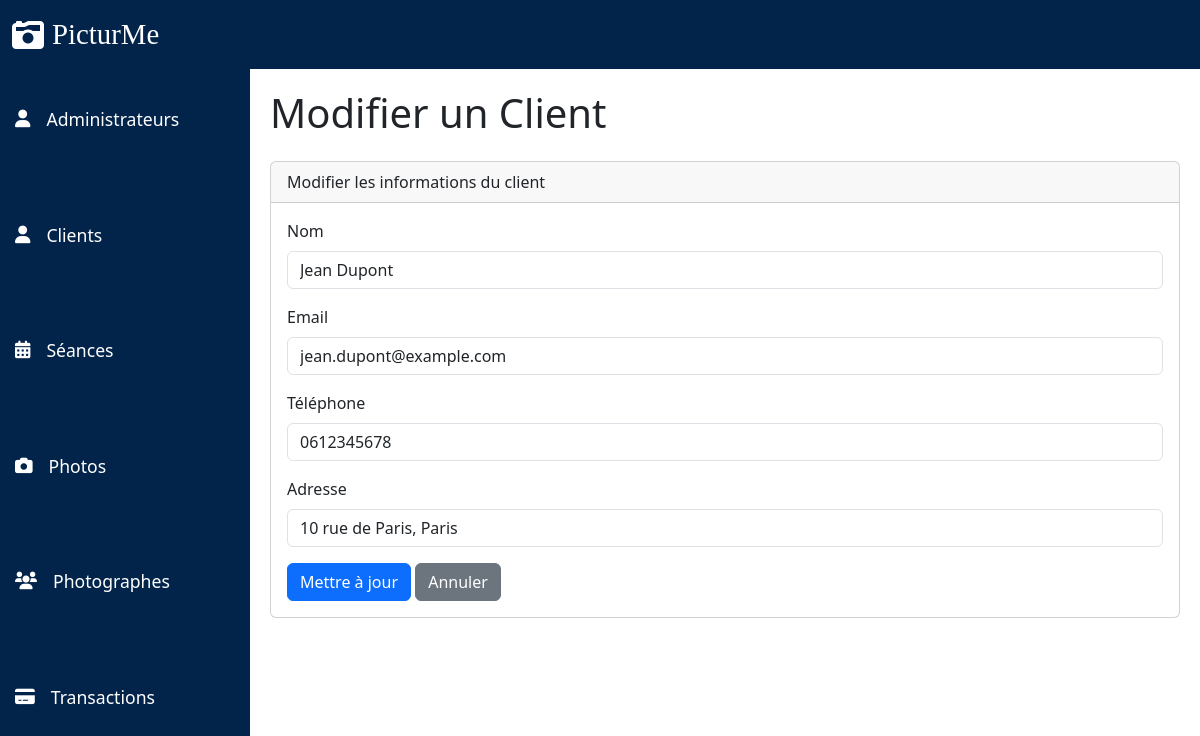
Screenshot of /pages/dashboard/edit_client.php?id=1 with the database file from the repository.
### tables this page shows
CREATE TABLE Client (
                        id_client INT PRIMARY KEY AUTO_INCREMENT,
                        nom VARCHAR(100) NOT NULL,
                        email VARCHAR(100) NOT NULL,
                        telephone VARCHAR(15),
                        adresse TEXT
);

### public/pages/dashboard/edit_client.php (the view, shortened to what this page needs)
<?php
include "../../login/connexion_bdd.php";
if (isset($_GET['id'])) {
    $id_client = $_GET['id'];
    $sql = "SELECT * FROM Client WHERE id_client = '$id_client'";
    $result = mysqli_query($conn, $sql);
    $client = mysqli_fetch_assoc($result);
} else {
    echo "<script>alert('Aucun client spécifié.'); window.location.href = 'clients.php';</script>";
    exit();
}
?>
<?php
include "../../composants/header.php";
include "../../composants/sidebar.php";
include "../../composants/navbar.php";
?>
<div class="content">
    <h1 class="mb-4">Modifier un Client</h1>
    <div class="card">
        <div class="card-header">Modifier les informations du client</div>
        <div class="card-body">
            <form action="edit_client.php?id=<?php echo $id_client; ?>" method="post">
                <div class="mb-3">
                    <label for="nom" class="form-label">Nom</label>
                    <input type="text" id="nom" name="nom" class="form-control" value="<?php echo $client['nom']; ?>" required>
                </div>
                <div class="mb-3">
                    <label for="email" class="form-label">Email</label>
                    <input type="email" id="email" name="email" class="form-control" value="<?php echo $client['email']; ?>" required>
                </div>
                <div class="mb-3">
                    <label for="telephone" class="form-label">Téléphone</label>
                    <input type="tel" id="telephone" name="telephone" class="form-control" value="<?php echo $client['telephone']; ?>" required>
                </div>
                <div class="mb-3">
                    <label for="adresse" class="form-label">Adresse</label>
                    <input type="text" id="adresse" name="adresse" class="form-control" value="<?php echo $client['adresse']; ?>" required>
                </div>
                <button type="submit" class="btn btn-primary">Mettre à jour</button>
                <a href="clients.php" class="btn btn-secondary">Annuler</a>
            </form>
        </div>
    </div>
</div>
</body>
</html>

### ressources/css/dashboard.css (style rules this page uses)
.content { margin-left: 250px; padding: 20px; overflow-y: auto; }

### rows the page displays
client: nom "Jean Dupont", email "jean.dupont@example.com", telephone "0612345678", adresse "10 rue de Paris, Paris"
